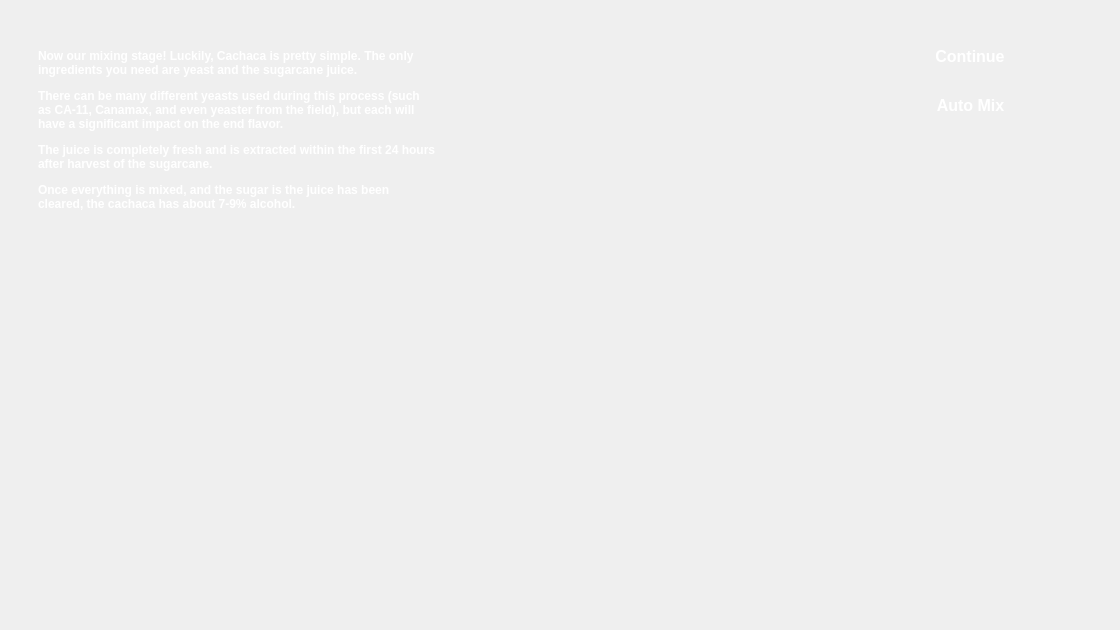
<?xml version="1.0" encoding="UTF-8"?>
<ui version="4.0">
 <class>Brazil</class>
 <widget class="QWidget" name="Brazil">
  <property name="geometry">
   <rect>
    <x>0</x>
    <y>0</y>
    <width>1120</width>
    <height>630</height>
   </rect>
  </property>
  <property name="maximumSize">
   <size>
    <width>1120</width>
    <height>630</height>
   </size>
  </property>
  <property name="font">
   <font>
    <family>.AppleSystemUIFont</family>
   </font>
  </property>
  <property name="windowTitle">
   <string>Form</string>
  </property>
  <widget class="QLabel" name="label">
   <property name="geometry">
    <rect>
     <x>0</x>
     <y>0</y>
     <width>1120</width>
     <height>630</height>
    </rect>
   </property>
   <property name="maximumSize">
    <size>
     <width>1120</width>
     <height>630</height>
    </size>
   </property>
   <property name="text">
    <string/>
   </property>
  </widget>
  <widget class="QPushButton" name="continueButton">
   <property name="geometry">
    <rect>
     <x>920</x>
     <y>40</y>
     <width>100</width>
     <height>32</height>
    </rect>
   </property>
   <property name="styleSheet">
    <string notr="true">QPushButton {
    /* Base style */
    color: white;
    background-color: qlineargradient(
        x1: 0, y1: 0, 
        x2: 0, y2: 1, 
        stop: 0 #5cb85c, 
        stop: 1 #4cae4c);
    border: none;
    border-radius: 10px;
    padding: 8px 16px;
    font-size: 16px;
    font-weight: bold;
}

QPushButton:hover {
    /* Slightly brighter on hover */
    background-color: qlineargradient(
        x1: 0, y1: 0, 
        x2: 0, y2: 1, 
        stop: 0 #66bb6a, 
        stop: 1 #43a047);
}

QPushButton:pressed {
    /* Darker when pressed */
    background-color: qlineargradient(
        x1: 0, y1: 0, 
        x2: 0, y2: 1, 
        stop: 0 #43a047, 
        stop: 1 #388e3c);
}
</string>
   </property>
   <property name="text">
    <string>Continue</string>
   </property>
  </widget>
  <widget class="QPushButton" name="dragSkip">
   <property name="geometry">
    <rect>
     <x>910</x>
     <y>90</y>
     <width>121</width>
     <height>31</height>
    </rect>
   </property>
   <property name="styleSheet">
    <string notr="true">QPushButton {
    /* Base style */
    color: white;
    background-color: qlineargradient(
        x1: 0, y1: 0, 
        x2: 0, y2: 1, 
        stop: 0 #5cb85c, 
        stop: 1 #4cae4c);
    border: none;
    border-radius: 10px;
    padding: 8px 16px;
    font-size: 16px;
    font-weight: bold;
}

QPushButton:hover {
    /* Slightly brighter on hover */
    background-color: qlineargradient(
        x1: 0, y1: 0, 
        x2: 0, y2: 1, 
        stop: 0 #66bb6a, 
        stop: 1 #43a047);
}

QPushButton:pressed {
    /* Darker when pressed */
    background-color: qlineargradient(
        x1: 0, y1: 0, 
        x2: 0, y2: 1, 
        stop: 0 #43a047, 
        stop: 1 #388e3c);
}
</string>
   </property>
   <property name="text">
    <string>Auto Mix</string>
   </property>
  </widget>
  <widget class="QLabel" name="label_2">
   <property name="geometry">
    <rect>
     <x>30</x>
     <y>20</y>
     <width>411</width>
     <height>221</height>
    </rect>
   </property>
   <property name="styleSheet">
    <string notr="true">color: white;
background: qlineargradient(
        x1:0, y1:0, x2:0, y2:1,
        stop:0 rgba(100, 100, 100, 100),
        stop:1 rgba(30, 30, 30, 220)
    );    
border-radius: 20px;
padding: 5px;</string>
   </property>
   <property name="text">
    <string>&lt;html&gt;&lt;head/&gt;&lt;body&gt;&lt;p&gt;&lt;span style=&quot; font-weight:700;&quot;&gt;Now our mixing stage! Luckily, Cachaca is pretty simple. The only ingredients you need are yeast and the sugarcane juice. &lt;/span&gt;&lt;/p&gt;&lt;p&gt;&lt;span style=&quot; font-weight:700;&quot;&gt;There can be many different yeasts used during this process (such as CA-11, Canamax, and even yeaster from the field), but each will have a significant impact on the end flavor.&lt;/span&gt;&lt;/p&gt;&lt;p&gt;&lt;span style=&quot; font-weight:700;&quot;&gt;The juice is completely fresh and is extracted within the first 24 hours after harvest of the sugarcane. &lt;/span&gt;&lt;/p&gt;&lt;p&gt;&lt;span style=&quot; font-weight:700;&quot;&gt;Once everything is mixed, and the sugar is the juice has been cleared, the cachaca has about 7-9% alcohol.&lt;/span&gt;&lt;/p&gt;&lt;/body&gt;&lt;/html&gt;</string>
   </property>
   <property name="wordWrap">
    <bool>true</bool>
   </property>
  </widget>
 </widget>
 <resources/>
 <connections/>
</ui>
